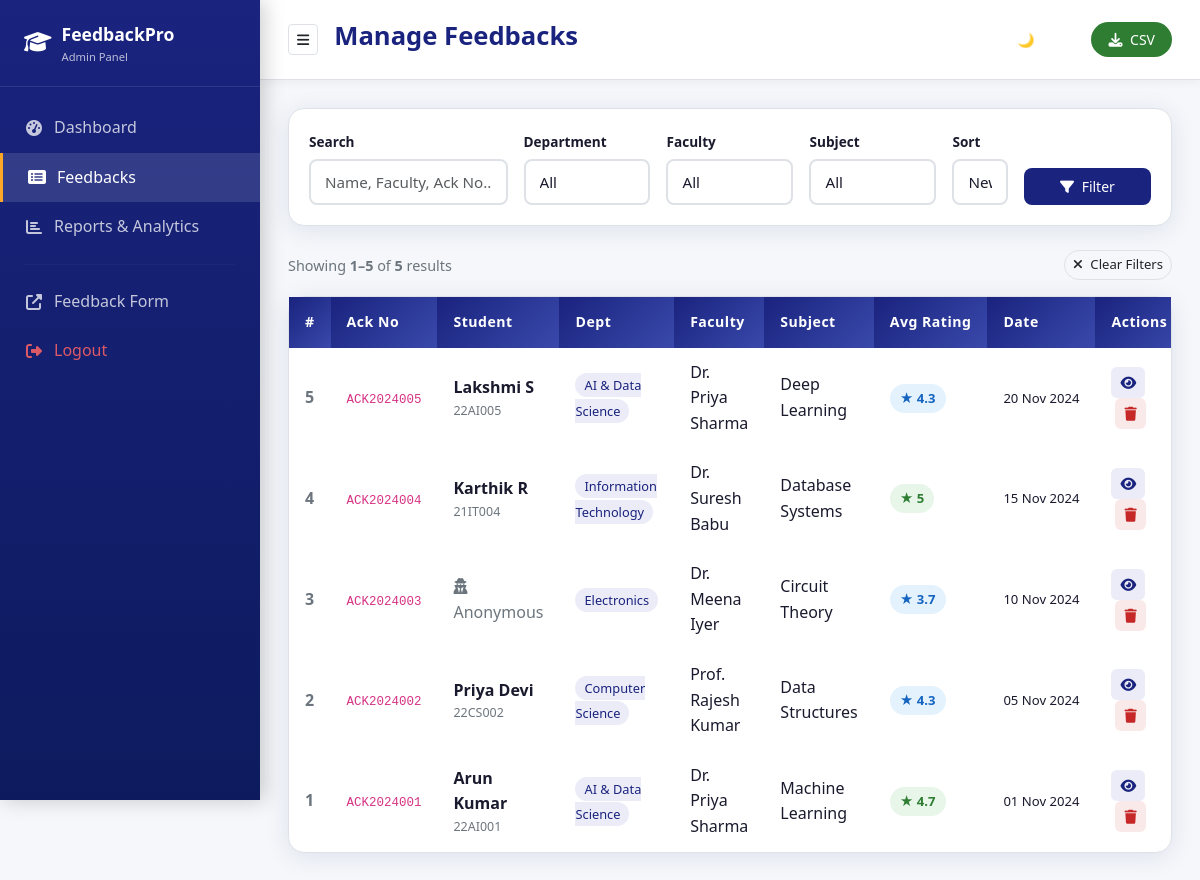
The page /admin/feedbacks.php (signed in) on the database its author committed.
### tables this page shows
CREATE TABLE IF NOT EXISTS `feedbacks` (
  `id` INT(11) NOT NULL AUTO_INCREMENT,
  `acknowledgement_no` VARCHAR(20) NOT NULL UNIQUE,
  `student_name` VARCHAR(100) DEFAULT NULL COMMENT 'NULL for anonymous',
  `register_number` VARCHAR(20) DEFAULT NULL,
  `department` VARCHAR(100) NOT NULL,
  `year` VARCHAR(10) NOT NULL,
  `section` VARCHAR(5) NOT NULL,
  `email` VARCHAR(150) DEFAULT NULL,
  `faculty_name` VARCHAR(100) NOT NULL,
  `subject_name` VARCHAR(100) NOT NULL,
  `teaching_quality` TINYINT(1) NOT NULL DEFAULT 0,
  `subject_knowledge` TINYINT(1) NOT NULL DEFAULT 0,
  `communication_skills` TINYINT(1) NOT NULL DEFAULT 0,
  `doubt_clarification` TINYINT(1) NOT NULL DEFAULT 0,
  `classroom_interaction` TINYINT(1) NOT NULL DEFAULT 0,
  `punctuality` TINYINT(1) NOT NULL DEFAULT 0,
  `strengths` TEXT DEFAULT NULL,
  `improvements` TEXT DEFAULT NULL,
  `feedback` TEXT DEFAULT NULL,
  `suggestions` TEXT DEFAULT NULL,
  `is_anonymous` TINYINT(1) NOT NULL DEFAULT 0,
  `submitted_at` DATETIME NOT NULL DEFAULT CURRENT_TIMESTAMP,
  PRIMARY KEY (`id`),
  KEY `idx_department` (`department`),
  KEY `idx_faculty` (`faculty_name`),
  KEY `idx_subject` (`subject_name`),
  KEY `idx_submitted` (`submitted_at`)
);

### config/db.php (called while the page is built, shortened)
<?php
function e($str) {
    return htmlspecialchars($str ?? '', ENT_QUOTES, 'UTF-8');
}
?>

### admin/feedbacks.php (the view, shortened to what this page needs)
<?php
require_once '../config/db.php';
$conn = getDB();
$search  = trim($_GET['search'] ?? '');
$dept    = trim($_GET['dept'] ?? '');
$faculty = trim($_GET['faculty'] ?? '');
$subject = trim($_GET['subject'] ?? '');
$sort    = in_array($_GET['sort'] ?? '', ['asc','desc']) ? $_GET['sort'] : 'desc';
$where = ["1=1"];
$whereStr = implode(' AND ', $where);
$perPage = 15;
$page = max(1, (int)($_GET['page'] ?? 1));
$offset = ($page - 1) * $perPage;
$countStmt = $conn->prepare("SELECT COUNT(*) as c FROM feedbacks WHERE $whereStr");
$countStmt->execute();
$totalRows = $countStmt->get_result()->fetch_assoc()['c'];
$stmt = $conn->prepare("SELECT * FROM feedbacks WHERE $whereStr ORDER BY submitted_at $sort LIMIT $perPage OFFSET $offset");
$stmt->execute();
$feedbacks = $stmt->get_result();
?>
<!DOCTYPE html>
<html lang="en" data-theme="light">
<head>
<link href="https://cdn.jsdelivr.net/npm/bootstrap@5.3.0/dist/css/bootstrap.min.css" rel="stylesheet">
<link href="https://cdnjs.cloudflare.com/ajax/libs/font-awesome/6.4.0/css/all.min.css" rel="stylesheet">
<link href="../assets/css/style.css" rel="stylesheet">
</head>
<body>
<div class="admin-sidebar">
  <div class="sidebar-brand"><i class="fas fa-graduation-cap fa-lg"></i><div><div>FeedbackPro</div><div style="font-size:0.7rem;opacity:0.7;font-weight:400;">Admin Panel</div></div></div>
  <nav class="mt-3">
    <a href="dashboard.php" class="nav-link"><i class="fas fa-tachometer-alt"></i> Dashboard</a>
    <a href="feedbacks.php" class="nav-link active"><i class="fas fa-list-alt"></i> Feedbacks</a>
    <a href="reports.php" class="nav-link"><i class="fas fa-chart-bar"></i> Reports & Analytics</a>
    <hr style="border-color:rgba(255,255,255,0.1);margin:12px 24px;">
    <a href="../index.php" class="nav-link" target="_blank"><i class="fas fa-external-link-alt"></i> Feedback Form</a>
    <a href="logout.php" class="nav-link" style="color:rgba(255,100,100,0.85);"><i class="fas fa-sign-out-alt"></i> Logout</a>
  </nav>
</div>
<div class="admin-content">
  <div class="admin-topbar">
    <div class="d-flex align-items-center gap-3">
      <button class="btn btn-sm" id="sidebarToggle" style="border:1px solid var(--border);background:var(--card-bg);"><i class="fas fa-bars"></i></button>
      <div class="page-title">Manage Feedbacks</div>
    </div>
    <div class="d-flex gap-2">
      <button class="theme-toggle" id="themeToggle">🌙 Dark</button>
      <a href="?export=csv&<?= http_build_query(array_filter(['search'=>$search,'dept'=>$dept,'faculty'=>$faculty,'subject'=>$subject])) ?>"
         class="btn btn-sm" style="background:#2e7d32;color:white;border-radius:50px;padding:6px 16px;">
        <i class="fas fa-download me-1"></i> CSV
      </a>
    </div>
  </div>
  <div class="admin-main">
    <div class="filter-bar">
      <form method="GET" action="feedbacks.php">
        <div class="row g-3 align-items-end">
          <div class="col-md-3">
            <label class="form-label fw-600" style="font-size:0.85rem;">Search</label>
            <input type="text" class="form-control form-control-sm" name="search" placeholder="Name, Faculty, Ack No..." value="<?= e($search) ?>">
          </div>
          <div class="col-md-2">
            <label class="form-label fw-600" style="font-size:0.85rem;">Department</label>
            <select class="form-select form-select-sm" name="dept">
              <option value="">All</option>
            </select>
          </div>
          <div class="col-md-2">
            <label class="form-label fw-600" style="font-size:0.85rem;">Faculty</label>
            <select class="form-select form-select-sm" name="faculty">
              <option value="">All</option>
            </select>
          </div>
          <div class="col-md-2">
            <label class="form-label fw-600" style="font-size:0.85rem;">Subject</label>
            <select class="form-select form-select-sm" name="subject">
              <option value="">All</option>
            </select>
          </div>
          <div class="col-md-1">
            <label class="form-label fw-600" style="font-size:0.85rem;">Sort</label>
            <select class="form-select form-select-sm" name="sort">
              <option value="desc" <?= $sort==='desc'?'selected':'' ?>>Newest</option>
            </select>
          </div>
          <div class="col-md-2">
            <button type="submit" class="btn btn-sm w-100" style="background:var(--primary);color:white;border-radius:8px;padding:7px;">
              <i class="fas fa-filter me-1"></i> Filter
            </button>
          </div>
        </div>
      </form>
    </div>
    <div class="d-flex justify-content-between align-items-center mb-3">
      <div style="color:var(--text-muted);font-size:0.9rem;">
        Showing <strong><?= min($offset+1, $totalRows) ?>–<?= min($offset+$perPage, $totalRows) ?></strong> of <strong><?= $totalRows ?></strong> results
      </div>
      <a href="feedbacks.php" class="btn btn-sm" style="border:1px solid var(--border);border-radius:50px;font-size:0.82rem;">
        <i class="fas fa-times me-1"></i> Clear Filters
      </a>
    </div>
    <div class="card">
      <div class="table-responsive">
        <table class="table-custom w-100">
          <thead>
            <tr>
              <th>#</th><th>Ack No</th><th>Student</th><th>Dept</th><th>Faculty</th>
              <th>Subject</th><th>Avg Rating</th><th>Date</th><th>Actions</th>
            </tr>
          </thead>
          <tbody>
            <?php if ($feedbacks->num_rows === 0): ?>
            <tr><td colspan="9" class="text-center py-4" style="color:var(--text-muted);">
              <i class="fas fa-inbox fa-2x mb-2 d-block"></i>No feedbacks found.
            </td></tr>
            <?php else: while ($fb = $feedbacks->fetch_assoc()):
              $avg = round(($fb['teaching_quality']+$fb['subject_knowledge']+$fb['communication_skills']+$fb['doubt_clarification']+$fb['classroom_interaction']+$fb['punctuality'])/6, 1);
            ?>
            <tr>
              <td style="font-weight:600;color:var(--text-muted);"><?= $fb['id'] ?></td>
              <td><code style="font-size:0.78rem;"><?= e($fb['acknowledgement_no']) ?></code></td>
              <td>
                <?php if ($fb['is_anonymous']): ?>
                  <span style="color:var(--text-muted);"><i class="fas fa-user-secret me-1"></i>Anonymous</span>
                <?php else: ?>
                  <div style="font-weight:600;"><?= e($fb['student_name'] ?? 'N/A') ?></div>
                  <div style="font-size:0.78rem;color:var(--text-muted);"><?= e($fb['register_number'] ?? '') ?></div>
                <?php endif; ?>
              </td>
              <td><span style="font-size:0.8rem;background:rgba(57,73,171,0.1);color:var(--primary);padding:3px 9px;border-radius:50px;"><?= e($fb['department']) ?></span></td>
              <td style="font-weight:500;"><?= e($fb['faculty_name']) ?></td>
              <td><?= e($fb['subject_name']) ?></td>
              <td><span class="badge-rating rating-<?= round($avg) ?>">★ <?= $avg ?></span></td>
              <td style="font-size:0.82rem;white-space:nowrap;"><?= date('d M Y', strtotime($fb['submitted_at'])) ?></td>
              <td>
                <button class="btn btn-sm" style="background:rgba(57,73,171,0.1);color:var(--primary);border-radius:6px;"
                        data-bs-toggle="modal" data-bs-target="#modal<?= $fb['id'] ?>">
                  <i class="fas fa-eye"></i>
                </button>
                <button class="btn btn-sm ms-1" style="background:rgba(198,40,40,0.1);color:#c62828;border-radius:6px;"
                        onclick="confirmDelete(<?= $fb['id'] ?>)">
                  <i class="fas fa-trash"></i>
                </button>
              </td>
            </tr>
            <?php endwhile; endif; ?>
          </tbody>
        </table>
      </div>
    </div>
  </div>
</div>
</body>
</html>

### assets/css/style.css (style rules this page uses)
:root { --primary: #1a237e; --primary-light: #3949ab; --secondary: #0d47a1; --accent: #ff6f00; --accent-light: #ffa726; --success: #2e7d32; --danger: #c62828; --warning: #f57f17; --info: #01579b; --light-bg: #f5f7fa; --dark-bg: #0a0e1a; --card-bg: #ffffff; --text-main: #1a1a2e; --text-muted: #6c757d; --border: #dee2e6; --shadow: 0 4px 24px rgba(26,35,126,0.10); --shadow-hover: 0 8px 32px rgba(26,35,126,0.18); --radius: 16px; --radius-sm: 8px; --transition: all 0.3s cubic-bezier(0.4,0,0.2,1); }
* { box-sizing: border-box; margin: 0; padding: 0; }
body { font-family: 'Segoe UI', system-ui, -apple-system, sans-serif; background: var(--light-bg); color: var(--text-main); transition: var(--transition); line-height: 1.6; }
.card { background: var(--card-bg); border: 1px solid var(--border); border-radius: var(--radius); box-shadow: var(--shadow); transition: var(--transition); }
.form-control, .form-select { border: 2px solid var(--border); border-radius: var(--radius-sm); padding: 10px 14px; font-size: 0.95rem; transition: var(--transition); background: var(--card-bg); color: var(--text-main); }
.form-label { font-weight: 600; color: var(--text-main); margin-bottom: 6px; font-size: 0.9rem; }
.table-custom { width: 100%; border-collapse: separate; border-spacing: 0; }
.table-custom thead th { background: linear-gradient(135deg, var(--primary), var(--primary-light)); color: white; padding: 14px 16px; font-weight: 600; font-size: 0.88rem; letter-spacing: 0.5px; border: none; white-space: nowrap; }
.table-custom tbody tr { transition: var(--transition); border-bottom: 1px solid var(--border); }
.table-custom td { padding: 12px 16px; vertical-align: middle; color: var(--text-main); }
.badge-rating { display: inline-flex; align-items: center; gap: 4px; padding: 4px 10px; border-radius: 50px; font-size: 0.82rem; font-weight: 600; }
.rating-5 { background: #e8f5e9; color: #2e7d32; }
.rating-4 { background: #e3f2fd; color: #1565c0; }
.theme-toggle { background: rgba(255,255,255,0.15); border: 1px solid rgba(255,255,255,0.25); color: white; border-radius: 50px; padding: 6px 14px; cursor: pointer; font-size: 0.85rem; transition: var(--transition); }
.admin-sidebar { background: linear-gradient(180deg, var(--primary) 0%, #0d1b5e 100%); min-height: 100vh; width: 260px; position: fixed; left: 0; top: 0; z-index: 1000; padding-top: 0; transition: var(--transition); box-shadow: 4px 0 20px rgba(0,0,0,0.2); }
.admin-sidebar .sidebar-brand { padding: 20px 24px; border-bottom: 1px solid rgba(255,255,255,0.1); color: white; font-weight: 700; font-size: 1.1rem; display: flex; align-items: center; gap: 10px; }
.admin-sidebar .nav-link { color: rgba(255,255,255,0.75); padding: 12px 24px; border-radius: 0; transition: var(--transition); display: flex; align-items: center; gap: 10px; font-weight: 500; }
.admin-sidebar .nav-link:hover, .admin-sidebar .nav-link.active { background: rgba(255,255,255,0.12); color: white; border-left: 3px solid var(--accent-light); }
.admin-sidebar .nav-link i { width: 20px; text-align: center; }
.admin-content { margin-left: 260px; min-height: 100vh; background: var(--light-bg); transition: var(--transition); }
.admin-topbar { background: var(--card-bg); padding: 16px 28px; border-bottom: 1px solid var(--border); display: flex; justify-content: space-between; align-items: center; box-shadow: 0 2px 10px rgba(0,0,0,0.05); position: sticky; top: 0; z-index: 100; }
.admin-main { padding: 28px; }
.filter-bar { background: var(--card-bg); border: 1px solid var(--border); border-radius: var(--radius); padding: 20px; margin-bottom: 24px; box-shadow: var(--shadow); }
.page-title { font-size: 1.6rem; font-weight: 800; color: var(--primary); margin-bottom: 6px; }

### rows shown on the page
feedbacks: id "5", acknowledgement_no "ACK2024005", student_name "Lakshmi S", register_number "22AI005", department "AI & Data Science", faculty_name "Dr. Priya Sharma", subject_name "Deep Learning", avg "4.3", submitted_at "20 Nov 2024"
feedbacks: id "4", acknowledgement_no "ACK2024004", student_name "Karthik R", register_number "21IT004", department "Information Technology", faculty_name "Dr. Suresh Babu", subject_name "Database Systems", teaching_quality "5", submitted_at "15 Nov 2024"
feedbacks: id "3", acknowledgement_no "ACK2024003", is_anonymous 1 (drawn), department "Electronics", faculty_name "Dr. Meena Iyer", subject_name "Circuit Theory", avg "3.7", submitted_at "10 Nov 2024"
feedbacks: id "2", acknowledgement_no "ACK2024002", student_name "Priya Devi", register_number "22CS002", department "Computer Science", faculty_name "Prof. Rajesh Kumar", subject_name "Data Structures", avg "4.3", submitted_at "05 Nov 2024"
feedbacks: id "1", acknowledgement_no "ACK2024001", student_name "Arun Kumar", register_number "22AI001", department "AI & Data Science", faculty_name "Dr. Priya Sharma", subject_name "Machine Learning", avg "4.7", submitted_at "01 Nov 2024"

### other values the page prints
min($offset+1, $totalRows) "1"
min($offset+$perPage, $totalRows) "5"
$totalRows "5"
